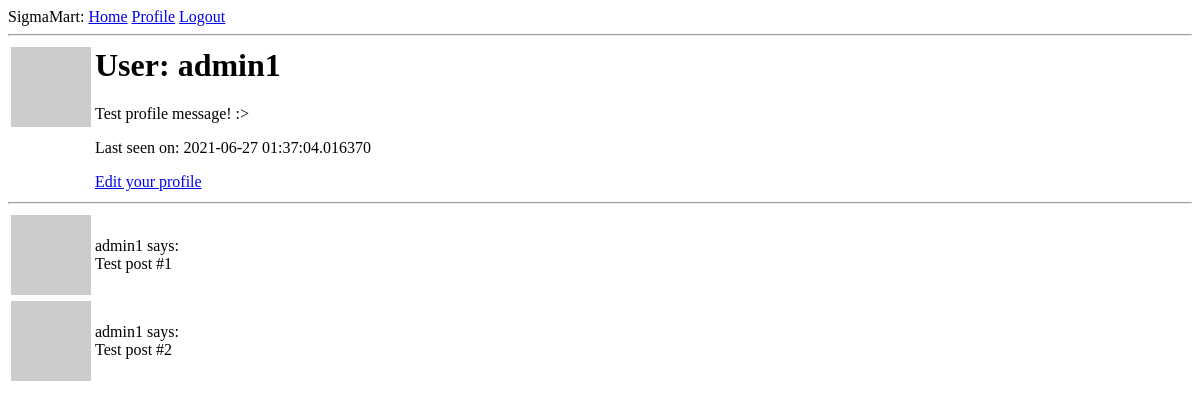
The app's page /user/admin1 (signed in), older data.
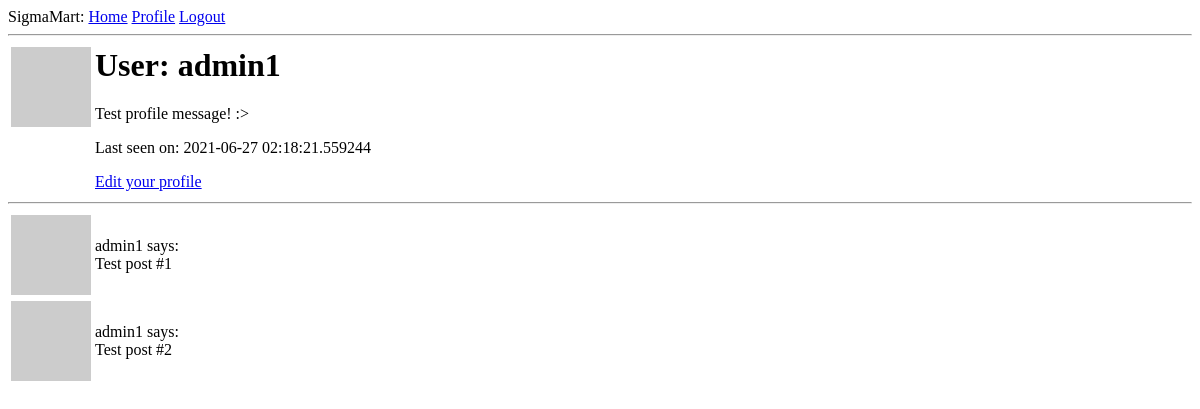
The same page, newer data.
### app/models.py (models this page shows, shortened)
class User(UserMixin, db.Model):
    id = db.Column(db.Integer, primary_key=True)
    username = db.Column(db.String(64), index=True, unique=True)
    email = db.Column(db.String(120), index=True, unique=True)
    password_hash = db.Column(db.String(128))
    about_me = db.Column(db.String(140))
    last_seen = db.Column(db.DateTime, default=datetime.utcnow)
    posts = db.relationship("Post", backref="author", lazy="dynamic")
    def avatar(self, size):
        digest = md5(self.email.lower().encode("utf-8")).hexdigest()
        return "https://www.gravatar.com/avatar/{}?d=identicon&s={}".format(
            digest, size)

### app/routes.py (the view)
@app.route("/user/<username>")
@login_required
def user(username):
    user = User.query.filter_by(username=username).first_or_404()
    posts = [
        {'author': user, 'body': 'Test post #1'},
        {'author': user, 'body': 'Test post #2'}
    ]
    return render_template("user.html", user=user, posts=posts)

### app/models.py (called while the page is built)
@login.user_loader
def load_user(id):
    return User.query.get(int(id))

### app/routes.py (called while the page is built)
@app.before_request
def before_request():
    if current_user.is_authenticated:
        current_user.last_seen = datetime.utcnow()
        db.session.commit()

### app/templates/user.html
{% extends "base.html" %}
{% block content %}
    <table>
        <tr valign="top">
            <td><img src="{{ user.avatar(128) }}"></td>
            <td>
                <h1>User: {{ user.username }}</h1>
                {% if user.about_me %}
                <p>{{ user.about_me }}</p>
                {% endif %}
                {% if user.last_seen %}
                <p>Last seen on: {{ user.last_seen }}</p>
                {% endif %}
                {% if user == current_user %}
                <p><a href="{{ url_for('edit_profile') }}">Edit your profile</a></p>
                {% endif %}
            </td>
        </tr>
    </table>
    <hr>
    {% for post in posts %}
        {% include "_post.html" %}
    {% endfor %}
{% endblock %}

### app/templates/base.html (shortened to what this page needs)
<html>
    <head>
    </head>
    <body>
        <div>
            SigmaMart:
            <a href="{{ url_for('index') }}">Home</a>
            {% if current_user.is_anonymous %}
            <a href="{{ url_for('login') }}">Login</a>
            <a href="{{ url_for('register') }}">Register</a>
            {% else %}
            <a href="{{ url_for('user', username=current_user.username) }}">Profile</a>
            <a href="{{ url_for('logout') }}">Logout</a>
            {% endif %}
        </div>
        <hr>
        {% block content %}
        {% endblock %}
    </body>
</html>

### app/templates/_post.html
<table>
    <tr align="top">
        <td><img src="{{ post.author.avatar(36) }}"></td>
        <td>{{ post.author.username }} says: <br>{{ post.body }}</td>
    </tr>
</table>

Row changes from the older to the newer data that the page shows:
changed User "admin1": last_seen "2021-06-27 01:37:04.016370" → "2021-06-27 02:18:21.559244"
